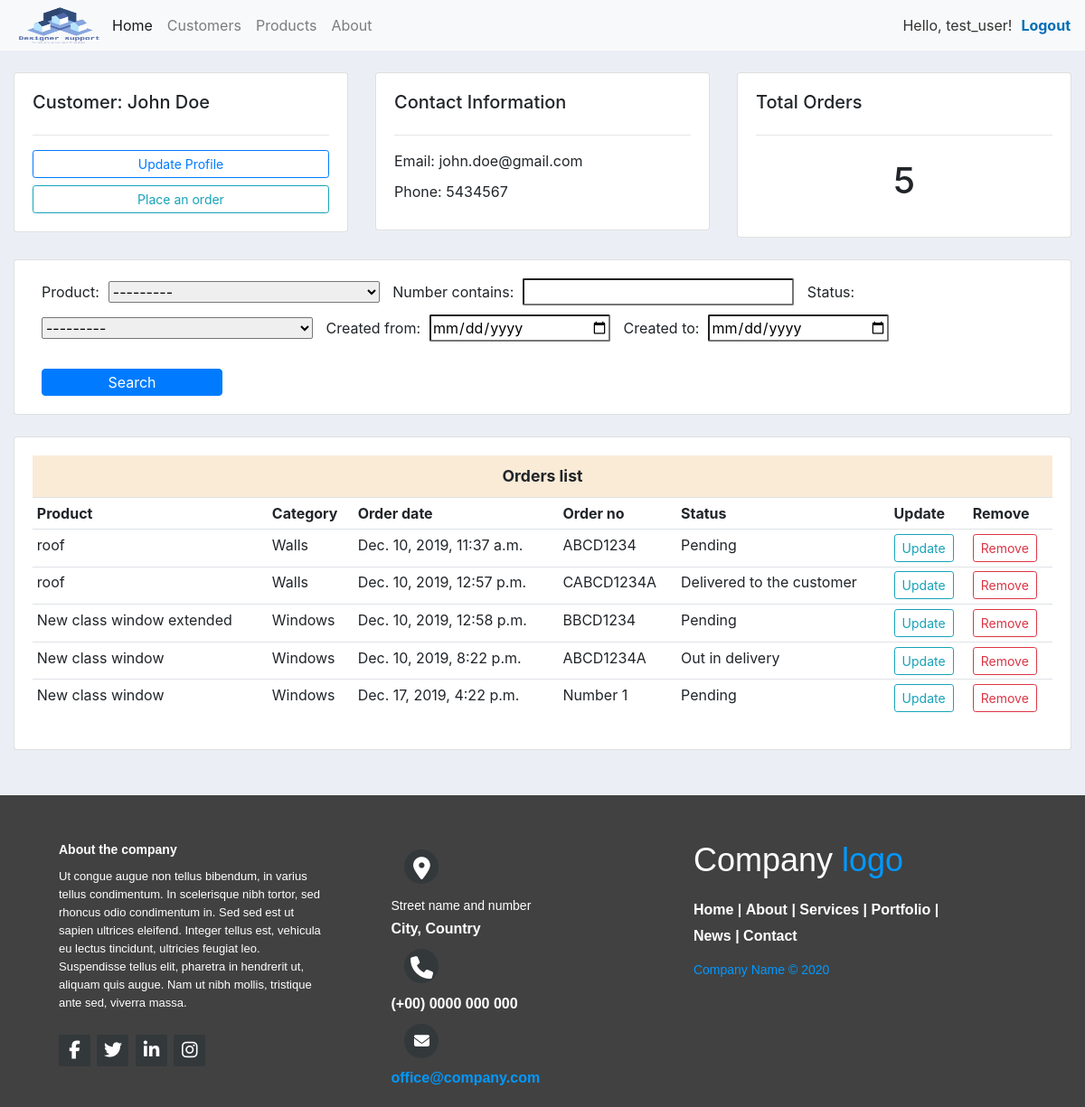
The page /customers/1/ (signed in) on the database its author committed.
### accounts/models.py (models this page shows, shortened)
class Customer(models.Model):
    user = models.OneToOneField(User,null=True, on_delete=models.CASCADE)
    name = models.CharField(max_length=200)
    phone = models.CharField(max_length=200, null=True)
    profile_img = models.ImageField(null=True,blank=True, default='default.jpg')
    email = models.CharField(max_length=200,unique=True)
    date_created = models.DateTimeField(auto_now_add=True)

class Order(models.Model):
    customer = models.ForeignKey(Customer,null=True, on_delete=models.SET_NULL)
    product = models.ForeignKey(Product,null=True, on_delete=models.SET_NULL)
    STATUS = (
        ('PENDING', 'Pending'),
        ('UNDER_DELIVERY','Out in delivery'),
        ('DELIVERED', 'Delivered to the customer')
    )
    number = models.CharField(max_length=200)
    date_created = models.DateTimeField(auto_now_add=True)
    status = models.CharField(max_length=20, null=True, choices=STATUS)
    def status_value(self):
        for s in self.STATUS:
            if s[0] == self.status:
                return s[1]
        return None

class Product(models.Model):
    CATEGORY = (
        ('CAT1', 'Windows'),
        ('CAT2', 'Doors'),
        ('CAT3', 'Walls'),
    )
    name = models.CharField(max_length=200)
    price = models.FloatField()
    category = models.CharField(max_length=20, null=True, choices=CATEGORY)
    description = models.TextField(max_length=4000, null=True)
    date_created = models.DateTimeField(auto_now_add=True)
    tags = models.ManyToManyField(Tag)
    def cat_value(self):
        for c in self.CATEGORY:
            if c[0] == self.category:
                return c[1]
        return None
    def __str__(self):
        return f'Product name: {self.name}'

### accounts/decorators.py (the view)
        def wrapper_func(request, *args, **kwargs):
            for g in request.user.groups.all():
                if g.name in allowed_roles:
                    return view_func(request,*args, **kwargs)
            logging.info(f'User {request.user} does not have group {allowed_roles} - consider future problems his roles {request.user.groups.all()} , {request.path}')
            return redirect(reverse_lazy('contact'))

### accounts/views.py (called while the page is built)
@login_required(login_url=reverse_lazy(settings.LOGIN_PAGE_URL))
@restrict_view(['admin','users'])
def accounts(request, pk):
    customer = get_object_or_404(Customer, id=pk)
    orders = customer.order_set.all()
    o_l = len(orders)
    order_filter = OrderFilter(request.GET,queryset=orders)
    orders = order_filter.qs
    context = {'customer':customer, 'orders':orders, 'o_l':o_l, 'order_filter':order_filter}
    return render(request,'accounts/customers.html', context)

### accounts/templates/accounts/customers.html
{% extends "accounts/index.html" %}
{% block content %}
<br>
<div class="row">
	<div class="col-md">
		<div class="card card-body">
			<h5>Customer: {{customer.name}}</h5>
			<hr>
			<a class="btn btn-outline-primary  btn-sm btn-block" href="">Update Profile</a>
			<a class="btn btn-outline-info  btn-sm btn-block" href="{% url 'customer_orders' customer.id %}">Place an order</a>
		</div>
	</div>
	<div class="col-md">
		<div class="card card-body">
			<h5>Contact Information</h5>
			<hr>
			<p>Email: <span>{{customer.email}}</span></p>
			<p>Phone: <span>{{customer.phone}}</span></p>
		</div>
	</div>
	<div class="col-md">
		<div class="card card-body">
			<h5>Total Orders</h5>
			<hr>
			<h1 style="text-align: center;padding: 10px">{{o_l}}</h1>
		</div>
	</div>
</div>
<br>
<div class="row">
	<div class="col">
		<div class="card card-body">
			<form method="get" class="inline-search">
				{{ order_filter.form }}
		    <button class="btn btn-primary" type="submit">Search</button>
		  </form>
		</div>
	</div>
</div>
<br>
<div class="row">
	<div class="col-md">
		<div class="card card-body">
			<div class="caption">Orders list</div>
			<table class="table table-sm">
				<tr>
					<th>Product</th>
					<th>Category</th>
					<th>Order date </th>
					<th>Order no </th>
					<th>Status</th>
					<th>Update</th>
					<th>Remove</th>
                </tr>
                {% for o in orders %}
                    <tr>
                        <td>{{ o.product.name}}</td>
                        <td>{{ o.product.cat_value}}</td>
						<td>{{ o.date_created}}</td>
						<td>{{ o.number}}</td>
                        <td>{{ o.status_value }}</td>
                        <td><a href="{% url 'upd_order' o.id %}" class="btn btn-sm btn-outline-info">Update</a></td>
                        <td><a href="{% url 'del_order' o.id %}" class="btn btn-sm btn-outline-danger">Remove</a></td>
				</tr>
                {% endfor %}
			</table>
		</div>
	</div>
</div>
{% endblock content %}

### accounts/templates/accounts/index.html (shortened to what this page needs)
{% load static %}
<!DOCTYPE html>
<html lang="en">
<head>
    <link rel="stylesheet" href="https://stackpath.bootstrapcdn.com/bootstrap/4.3.1/css/bootstrap.min.css">
    <link rel="stylesheet" href="{% static '/css/main.css' %}">
</head>
<body>
    {% include "accounts/navbar.html" %}
    <div class="container-fluid">
        {% block content %}
        {% endblock content %}
    </div>
    {% include "accounts/footer.html" %}
</body>
</html>

### accounts/templates/accounts/navbar.html (shortened to what this page needs)
{% load static %}
<nav class="navbar navbar-expand-lg navbar-light bg-light">
  <img src="{% static '/img/logo_transparent_wider.png' %}" alt="Logo" class="logo-img">
  <div class="collapse navbar-collapse" id="navbarNav">
    <ul class="navbar-nav">
      {% if user.is_authenticated %}
        <li class="nav-item active">
          <a class="nav-link" href="{% url 'home' %}">Home <span class="sr-only">(current)</span></a>
        </li>
        <li class="nav-item">
          <a class="nav-link" href="{% url 'customer' user.customer.id %}">Customers</a>
        </li>
        <li class="nav-item">
          <a class="nav-link" href="{% url 'products' %}">Products</a>
        </li>
      {% endif %}
      <li class="nav-item">
        <a class="nav-link" href="{% url 'contact' %}">About</a>
      </li>
    </ul>
  </div>
  {% if user.is_authenticated %}
  <span class="nav-hello-msg">Hello, {{request.user}}!</span>
  {% endif %}
  <span ><a class="nav-login" {% if user.is_authenticated %} href="{% url 'logout' %}">Logout {% else %} href="{% url 'login' %}">Login{% endif %}</a></span>
</nav>

### accounts/templates/accounts/footer.html (shortened to what this page needs)
<footer class="footer">
  <div class="footer-left col-md-4 col-sm-6">
    <p class="about">
      <span> About the company</span> Ut congue augue non tellus bibendum, in varius tellus condimentum. In scelerisque nibh tortor, sed rhoncus odio condimentum in. Sed sed est ut sapien ultrices eleifend. Integer tellus est, vehicula eu lectus tincidunt,
      ultricies feugiat leo. Suspendisse tellus elit, pharetra in hendrerit ut, aliquam quis augue. Nam ut nibh mollis, tristique ante sed, viverra massa.
    </p>
    <div class="icons">
      <a href="#"><i class="fa fa-facebook"></i></a>
      <a href="#"><i class="fa fa-twitter"></i></a>
      <a href="#"><i class="fa fa-linkedin"></i></a>
      <a href="#"><i class="fa fa-instagram"></i></a>
    </div>
  </div>
  <div class="footer-center col-md-4 col-sm-6">
    <div>
      <i class="fa fa-map-marker"></i>
      <p><span> Street name and number</span> City, Country</p>
    </div>
    <div>
      <i class="fa fa-phone"></i>
      <p> (+00) 0000 000 000</p>
    </div>
    <div>
      <i class="fa fa-envelope"></i>
      <p><a href="#"> office@company.com</a></p>
    </div>
  </div>
  <div class="footer-right col-md-4 col-sm-6">
    <h2> Company<span> logo</span></h2>
    <p class="menu">
      <a href="#"> Home</a> |
      <a href="#"> About</a> |
      <a href="#"> Services</a> |
      <a href="#"> Portfolio</a> |
      <a href="#"> News</a> |
      <a href="#"> Contact</a>
    </p>
    <p class="name"> Company Name &copy; <span id='f_year'></span></p>
  </div>
</footer>

### static/css/main.css (style rules this page uses)
a, a:link, a:visited { text-decoration: none!important; }
:root { --dark: #131419; }
body { background-color: #ebeff5; }
.container-fluid { min-height: 48vh; }
.logo-img { width:100px; height:40px }
form label { display: block; margin-left: 50px; margin-bottom: 0px; }
form select, input, p, button { display: block; width:300px; border-radius: 2px; margin-bottom: 10px; }
form button { background-color: #0099ff; color: #333; border-radius: 5px; transition: ease 0.5s; width: 80%; margin: 0 10%; margin-bottom: 20px; }
.caption { display: flex; justify-content: center; padding: 10px 0; background-color: antiquewhite; align-items: center; font-size: 1.1rem; font-weight: bold; }
.nav-hello-msg { color: #333; margin: 0 10px; }
.nav-login { color: #026eb6; font-weight: bold; }
.inline-search > label, .inline-search > select, .inline-search >input { display: inline; margin-left: 10px; }
.inline-search >button { display: block; margin: 20px 0 0 10px; width: 200px; padding: 2px 10px; }
.datepicker { width: 200px; }
.footer { background-color: #414141; width: 100%; text-align: left; font-family: sans-serif; font-weight: bold; font-size: 16px; padding: 50px 50px 20px 50px; margin-top: 50px; }
.footer .footer-left, .footer .footer-center, .footer .footer-right { display: inline-block; vertical-align: top; }
.footer .footer-left { width: 33%; padding-right: 15px; }
.footer .about { line-height: 20px; color: #ffffff; font-size: 13px; font-weight: normal; margin: 0; }
.footer .about span { display: block; color: #ffffff; font-size: 14px; font-weight: bold; margin-bottom: 10px; }
.footer .icons { margin-top: 25px; }
.footer .icons a { display: inline-block; width: 35px; height: 35px; cursor: pointer; background-color: #33383b; border-radius: 2px; font-size: 20px; color: #ffffff; text-align: center; line-height: 35px; margin-right: 3px; margin-bottom: 5px; }
.footer .footer-center { width: 30%; }
.footer .footer-center i { background-color: #33383b; color: #ffffff; font-size: 25px; width: 38px; height: 38px; border-radius: 50%; text-align: center; line-height: 42px; margin: 10px 15px; vertical-align: middle; }
.footer .footer-center i.fa-envelope { font-size: 17px; line-height: 38px; }
.footer .footer-center p { display: inline-block; color: #ffffff; vertical-align: middle; margin: 0; }
.footer .footer-center p span { display: block; font-weight: normal; font-size: 14px; line-height: 2; }
.footer .footer-center p a { color: #0099ff; text-decoration: none; }
.footer .footer-right { width: 35%; }
.footer h2 { color: #ffffff; font-size: 36px; font-weight: normal; margin: 0; }
.footer h2 span { color: #0099ff; }
.footer .menu { color: #ffffff; margin: 20px 0 12px; padding: 0; }
.footer .menu a { display: inline-block; line-height: 1.8; text-decoration: none; color: inherit; }
.footer .name { color: #0099ff; font-size: 14px; font-weight: normal; margin: 0; }

### rows shown on the page
Customer: name "John Doe", email "john.doe@gmail.com", phone "5434567"
Order: product.name "roof", product.cat_value "Walls", date_created "Dec. 10, 2019, 11:37 a.m.", number "ABCD1234", status_value "Pending"
Order: product.name "roof", product.cat_value "Walls", date_created "Dec. 10, 2019, 12:57 p.m.", number "CABCD1234A", status_value "Delivered to the customer"
Order: product.name "New class window extended", product.cat_value "Windows", date_created "Dec. 10, 2019, 12:58 p.m.", number "BBCD1234", status_value "Pending"
Order: product.name "New class window", product.cat_value "Windows", date_created "Dec. 10, 2019, 8:22 p.m.", number "ABCD1234A", status_value "Out in delivery"
Order: product.name "New class window", product.cat_value "Windows", date_created "Dec. 17, 2019, 4:22 p.m.", number "Number 1", status_value "Pending"

### other values the page prints
{{ request.user }} "test_user"
{{ o_l }} "5"
